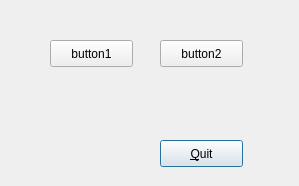
<ui version="4.0" >
 <class>dialog</class>
 <widget class="QDialog" name="dialog" >
  <property name="geometry" >
   <rect>
    <x>0</x>
    <y>0</y>
    <width>299</width>
    <height>186</height>
   </rect>
  </property>
  <property name="windowTitle" >
   <string>Dialog</string>
  </property>
  <widget class="QPushButton" name="quit" >
   <property name="geometry" >
    <rect>
     <x>160</x>
     <y>140</y>
     <width>83</width>
     <height>27</height>
    </rect>
   </property>
   <property name="text" >
    <string>&amp;Quit</string>
   </property>
  </widget>
  <widget class="QPushButton" name="button1" >
   <property name="geometry" >
    <rect>
     <x>50</x>
     <y>40</y>
     <width>83</width>
     <height>27</height>
    </rect>
   </property>
   <property name="text" >
    <string>button1</string>
   </property>
  </widget>
  <widget class="QPushButton" name="button2" >
   <property name="geometry" >
    <rect>
     <x>160</x>
     <y>40</y>
     <width>83</width>
     <height>27</height>
    </rect>
   </property>
   <property name="text" >
    <string>button2</string>
   </property>
  </widget>
 </widget>
 <resources/>
 <connections>
  <connection>
   <sender>quit</sender>
   <signal>clicked()</signal>
   <receiver>dialog</receiver>
   <slot>accept()</slot>
   <hints>
    <hint type="sourcelabel" >
     <x>216</x>
     <y>153</y>
    </hint>
    <hint type="destinationlabel" >
     <x>41</x>
     <y>145</y>
    </hint>
   </hints>
  </connection>
 </connections>
</ui>
